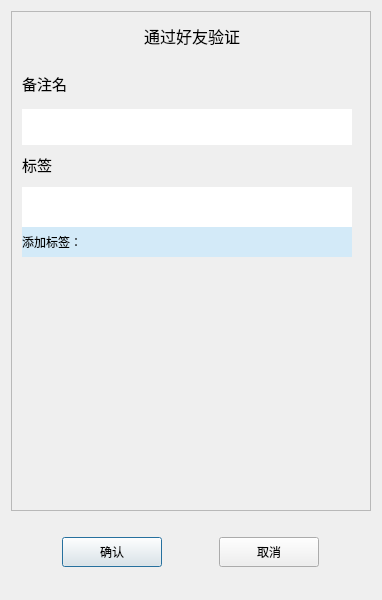
<?xml version="1.0" encoding="UTF-8"?>
<ui version="4.0">
 <class>AuthenFriend</class>
 <widget class="QDialog" name="AuthenFriend">
  <property name="geometry">
   <rect>
    <x>0</x>
    <y>0</y>
    <width>378</width>
    <height>600</height>
   </rect>
  </property>
  <property name="windowTitle">
   <string>Dialog</string>
  </property>
  <layout class="QVBoxLayout" name="verticalLayout">
   <item>
    <widget class="QScrollArea" name="scrollArea">
     <property name="sizePolicy">
      <sizepolicy hsizetype="Fixed" vsizetype="Expanding">
       <horstretch>0</horstretch>
       <verstretch>0</verstretch>
      </sizepolicy>
     </property>
     <property name="minimumSize">
      <size>
       <width>360</width>
       <height>500</height>
      </size>
     </property>
     <property name="maximumSize">
      <size>
       <width>360</width>
       <height>16777215</height>
      </size>
     </property>
     <property name="horizontalScrollBarPolicy">
      <enum>Qt::ScrollBarPolicy::ScrollBarAlwaysOff</enum>
     </property>
     <property name="widgetResizable">
      <bool>true</bool>
     </property>
     <widget class="QWidget" name="scrollContents">
      <property name="geometry">
       <rect>
        <x>0</x>
        <y>0</y>
        <width>360</width>
        <height>498</height>
       </rect>
      </property>
      <property name="sizePolicy">
       <sizepolicy hsizetype="Fixed" vsizetype="Preferred">
        <horstretch>0</horstretch>
        <verstretch>0</verstretch>
       </sizepolicy>
      </property>
      <property name="minimumSize">
       <size>
        <width>360</width>
        <height>0</height>
       </size>
      </property>
      <property name="maximumSize">
       <size>
        <width>360</width>
        <height>16777215</height>
       </size>
      </property>
      <layout class="QVBoxLayout" name="verticalLayout_2">
       <property name="spacing">
        <number>20</number>
       </property>
       <property name="leftMargin">
        <number>0</number>
       </property>
       <property name="rightMargin">
        <number>0</number>
       </property>
       <item>
        <widget class="QLabel" name="apply_lab">
         <property name="minimumSize">
          <size>
           <width>0</width>
           <height>30</height>
          </size>
         </property>
         <property name="maximumSize">
          <size>
           <width>16777215</width>
           <height>30</height>
          </size>
         </property>
         <property name="font">
          <font>
           <pointsize>12</pointsize>
          </font>
         </property>
         <property name="text">
          <string>通过好友验证</string>
         </property>
         <property name="alignment">
          <set>Qt::AlignmentFlag::AlignCenter</set>
         </property>
         <property name="wordWrap">
          <bool>true</bool>
         </property>
        </widget>
       </item>
       <item>
        <widget class="QWidget" name="apply_wid" native="true">
         <property name="maximumSize">
          <size>
           <width>360</width>
           <height>16777215</height>
          </size>
         </property>
         <property name="layoutDirection">
          <enum>Qt::LayoutDirection::LeftToRight</enum>
         </property>
         <layout class="QVBoxLayout" name="verticalLayout_3">
          <property name="spacing">
           <number>10</number>
          </property>
          <property name="leftMargin">
           <number>10</number>
          </property>
          <property name="topMargin">
           <number>0</number>
          </property>
          <property name="rightMargin">
           <number>0</number>
          </property>
          <property name="bottomMargin">
           <number>20</number>
          </property>
          <item alignment="Qt::AlignmentFlag::AlignLeft">
           <widget class="QLabel" name="remark_lab">
            <property name="minimumSize">
             <size>
              <width>0</width>
              <height>25</height>
             </size>
            </property>
            <property name="maximumSize">
             <size>
              <width>16777215</width>
              <height>25</height>
             </size>
            </property>
            <property name="font">
             <font>
              <pointsize>11</pointsize>
             </font>
            </property>
            <property name="text">
             <string>备注名</string>
            </property>
            <property name="margin">
             <number>5</number>
            </property>
           </widget>
          </item>
          <item>
           <widget class="QLineEdit" name="remark_edit">
            <property name="minimumSize">
             <size>
              <width>0</width>
              <height>36</height>
             </size>
            </property>
            <property name="maximumSize">
             <size>
              <width>330</width>
              <height>30</height>
             </size>
            </property>
            <property name="font">
             <font>
              <pointsize>11</pointsize>
             </font>
            </property>
            <property name="styleSheet">
             <string notr="true">#remark_edit{
	border:2px;
}</string>
            </property>
            <property name="maxLength">
             <number>21</number>
            </property>
           </widget>
          </item>
          <item>
           <widget class="QLabel" name="group_lab">
            <property name="minimumSize">
             <size>
              <width>0</width>
              <height>25</height>
             </size>
            </property>
            <property name="maximumSize">
             <size>
              <width>16777215</width>
              <height>25</height>
             </size>
            </property>
            <property name="font">
             <font>
              <pointsize>11</pointsize>
             </font>
            </property>
            <property name="layoutDirection">
             <enum>Qt::LayoutDirection::LeftToRight</enum>
            </property>
            <property name="text">
             <string>标签</string>
            </property>
            <property name="margin">
             <number>5</number>
            </property>
           </widget>
          </item>
          <item alignment="Qt::AlignmentFlag::AlignTop">
           <widget class="QWidget" name="lab_group_wid" native="true">
            <property name="minimumSize">
             <size>
              <width>0</width>
              <height>40</height>
             </size>
            </property>
            <property name="maximumSize">
             <size>
              <width>330</width>
              <height>70</height>
             </size>
            </property>
            <layout class="QVBoxLayout" name="verticalLayout_4">
             <property name="spacing">
              <number>0</number>
             </property>
             <property name="leftMargin">
              <number>0</number>
             </property>
             <property name="topMargin">
              <number>0</number>
             </property>
             <property name="rightMargin">
              <number>0</number>
             </property>
             <property name="bottomMargin">
              <number>0</number>
             </property>
             <item>
              <widget class="QWidget" name="labinput_wid" native="true">
               <property name="minimumSize">
                <size>
                 <width>0</width>
                 <height>40</height>
                </size>
               </property>
               <property name="maximumSize">
                <size>
                 <width>16777215</width>
                 <height>40</height>
                </size>
               </property>
               <property name="styleSheet">
                <string notr="true">background-color: rgb(255, 255, 255);</string>
               </property>
               <layout class="QVBoxLayout" name="verticalLayout_7">
                <property name="spacing">
                 <number>0</number>
                </property>
                <property name="leftMargin">
                 <number>0</number>
                </property>
                <property name="topMargin">
                 <number>0</number>
                </property>
                <property name="rightMargin">
                 <number>0</number>
                </property>
                <property name="bottomMargin">
                 <number>0</number>
                </property>
                <item>
                 <widget class="CustomizeEdit" name="labinput_edit">
                  <property name="minimumSize">
                   <size>
                    <width>0</width>
                    <height>40</height>
                   </size>
                  </property>
                  <property name="maximumSize">
                   <size>
                    <width>16777215</width>
                    <height>40</height>
                   </size>
                  </property>
                  <property name="font">
                   <font>
                    <pointsize>10</pointsize>
                   </font>
                  </property>
                  <property name="focusPolicy">
                   <enum>Qt::FocusPolicy::StrongFocus</enum>
                  </property>
                  <property name="styleSheet">
                   <string notr="true">
	border:2px;
</string>
                  </property>
                  <property name="alignment">
                   <set>Qt::AlignmentFlag::AlignLeading|Qt::AlignmentFlag::AlignLeft|Qt::AlignmentFlag::AlignVCenter</set>
                  </property>
                 </widget>
                </item>
               </layout>
              </widget>
             </item>
             <item>
              <widget class="QWidget" name="show_wid" native="true">
               <property name="minimumSize">
                <size>
                 <width>0</width>
                 <height>30</height>
                </size>
               </property>
               <property name="maximumSize">
                <size>
                 <width>16777215</width>
                 <height>30</height>
                </size>
               </property>
               <property name="styleSheet">
                <string notr="true">
	background:#d3eaf8;
</string>
               </property>
               <layout class="QVBoxLayout" name="verticalLayout_5">
                <property name="spacing">
                 <number>0</number>
                </property>
                <property name="leftMargin">
                 <number>0</number>
                </property>
                <property name="topMargin">
                 <number>0</number>
                </property>
                <property name="rightMargin">
                 <number>0</number>
                </property>
                <property name="bottomMargin">
                 <number>0</number>
                </property>
                <item>
                 <widget class="ClickedOnceLabel" name="show_lab">
                  <property name="focusPolicy">
                   <enum>Qt::FocusPolicy::NoFocus</enum>
                  </property>
                  <property name="autoFillBackground">
                   <bool>false</bool>
                  </property>
                  <property name="styleSheet">
                   <string notr="true"/>
                  </property>
                  <property name="text">
                   <string>添加标签： </string>
                  </property>
                  <property name="alignment">
                   <set>Qt::AlignmentFlag::AlignLeading|Qt::AlignmentFlag::AlignLeft|Qt::AlignmentFlag::AlignVCenter</set>
                  </property>
                 </widget>
                </item>
               </layout>
              </widget>
             </item>
            </layout>
           </widget>
          </item>
          <item>
           <widget class="QWidget" name="widget" native="true">
            <property name="minimumSize">
             <size>
              <width>0</width>
              <height>60</height>
             </size>
            </property>
            <layout class="QHBoxLayout" name="horizontalLayout_2">
             <property name="leftMargin">
              <number>0</number>
             </property>
             <property name="topMargin">
              <number>0</number>
             </property>
             <property name="rightMargin">
              <number>0</number>
             </property>
             <property name="bottomMargin">
              <number>0</number>
             </property>
             <item>
              <widget class="QWidget" name="lab_list" native="true">
               <property name="minimumSize">
                <size>
                 <width>287</width>
                 <height>50</height>
                </size>
               </property>
               <property name="maximumSize">
                <size>
                 <width>287</width>
                 <height>16777215</height>
                </size>
               </property>
              </widget>
             </item>
             <item>
              <widget class="QWidget" name="more_lb_wid" native="true">
               <property name="minimumSize">
                <size>
                 <width>30</width>
                 <height>0</height>
                </size>
               </property>
               <property name="maximumSize">
                <size>
                 <width>30</width>
                 <height>16777215</height>
                </size>
               </property>
               <layout class="QVBoxLayout" name="verticalLayout_6">
                <item alignment="Qt::AlignmentFlag::AlignHCenter|Qt::AlignmentFlag::AlignVCenter">
                 <widget class="ClickedOnceLabel" name="more_lab">
                  <property name="minimumSize">
                   <size>
                    <width>25</width>
                    <height>25</height>
                   </size>
                  </property>
                  <property name="maximumSize">
                   <size>
                    <width>25</width>
                    <height>25</height>
                   </size>
                  </property>
                  <property name="text">
                   <string/>
                  </property>
                 </widget>
                </item>
               </layout>
              </widget>
             </item>
            </layout>
           </widget>
          </item>
         </layout>
        </widget>
       </item>
      </layout>
     </widget>
    </widget>
   </item>
   <item>
    <widget class="QWidget" name="return_wid" native="true">
     <property name="minimumSize">
      <size>
       <width>0</width>
       <height>0</height>
      </size>
     </property>
     <property name="maximumSize">
      <size>
       <width>360</width>
       <height>16777215</height>
      </size>
     </property>
     <layout class="QHBoxLayout" name="horizontalLayout">
      <property name="leftMargin">
       <number>0</number>
      </property>
      <property name="topMargin">
       <number>20</number>
      </property>
      <property name="rightMargin">
       <number>0</number>
      </property>
      <property name="bottomMargin">
       <number>20</number>
      </property>
      <item>
       <widget class="ClickBtn" name="confim_btn">
        <property name="minimumSize">
         <size>
          <width>100</width>
          <height>30</height>
         </size>
        </property>
        <property name="maximumSize">
         <size>
          <width>100</width>
          <height>30</height>
         </size>
        </property>
        <property name="text">
         <string>确认</string>
        </property>
       </widget>
      </item>
      <item>
       <widget class="ClickBtn" name="cancle_btn">
        <property name="minimumSize">
         <size>
          <width>100</width>
          <height>30</height>
         </size>
        </property>
        <property name="maximumSize">
         <size>
          <width>100</width>
          <height>30</height>
         </size>
        </property>
        <property name="text">
         <string>取消</string>
        </property>
       </widget>
      </item>
     </layout>
    </widget>
   </item>
   <item>
    <spacer name="verticalSpacer">
     <property name="orientation">
      <enum>Qt::Orientation::Vertical</enum>
     </property>
     <property name="sizeHint" stdset="0">
      <size>
       <width>20</width>
       <height>1</height>
      </size>
     </property>
    </spacer>
   </item>
  </layout>
 </widget>
 <customwidgets>
  <customwidget>
   <class>ClickBtn</class>
   <extends>QPushButton</extends>
   <header location="global">clickbtn.h</header>
  </customwidget>
  <customwidget>
   <class>CustomizeEdit</class>
   <extends>QLineEdit</extends>
   <header location="global">customizeedit.h</header>
  </customwidget>
  <customwidget>
   <class>ClickedOnceLabel</class>
   <extends>QLabel</extends>
   <header location="global">clickedoncelabel.h</header>
  </customwidget>
 </customwidgets>
 <resources/>
 <connections/>
</ui>
